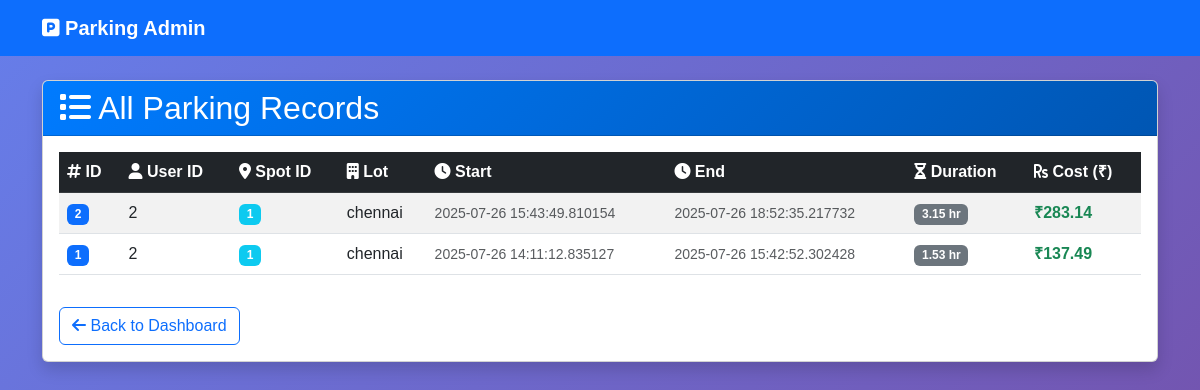
Page /admin/reservations on the earlier database version.
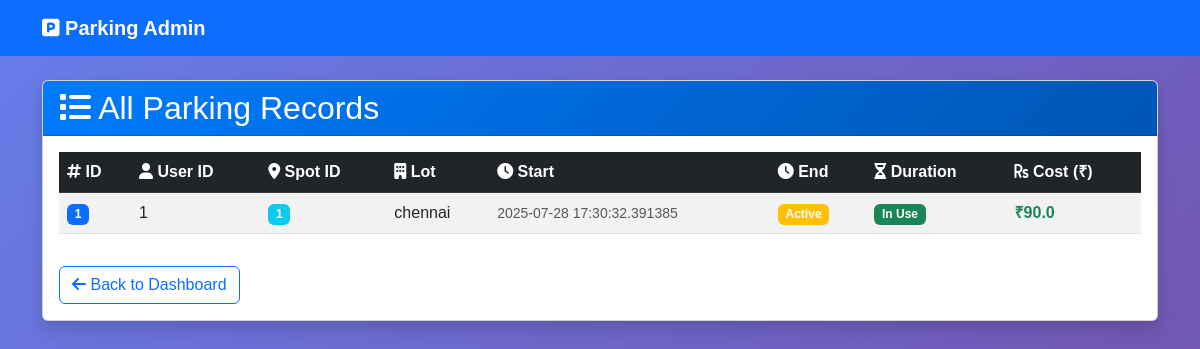
Same page on the later database version.
### models/model.py (models this page shows)
class Reservation(db.Model):
    id = db.Column(db.Integer, primary_key=True)
    spot_id = db.Column(db.Integer, db.ForeignKey('parking_spot.id'), nullable=False)
    user_id = db.Column(db.Integer, db.ForeignKey('user.id'), nullable=False)
    parking_timestamp = db.Column(db.DateTime, default=datetime.utcnow)
    leaving_timestamp = db.Column(db.DateTime, nullable=True)
    parking_cost = db.Column(db.Float)

class ParkingLot(db.Model):
    id = db.Column(db.Integer, primary_key=True)
    prime_location_name = db.Column(db.String(100), nullable=False)
    price_per_hour = db.Column(db.Float, nullable=False)
    address = db.Column(db.String(200))
    pin_code = db.Column(db.String(10))
    maximum_number_of_spots = db.Column(db.Integer, nullable=False)
    spots = db.relationship('ParkingSpot', backref='lot', cascade='all, delete', lazy=True)

### controllers/admin_routes.py (the view)
    @app.route("/admin/reservations")
    def all_reservations():
        reservations = Reservation.query.order_by(Reservation.parking_timestamp.desc()).all()
        return render_template("all_reservations.html", reservations=reservations)

### templates/all_reservations.html (shortened to what this page needs)
<!DOCTYPE html>
<html>
<head>
    <link href="https://cdn.jsdelivr.net/npm/bootstrap@5.3.0/dist/css/bootstrap.min.css" rel="stylesheet">
    <link href="https://cdnjs.cloudflare.com/ajax/libs/font-awesome/6.0.0/css/all.min.css" rel="stylesheet">
    <link href="{{ url_for('static', filename='css/styles.css') }}" rel="stylesheet">
</head>
<body>
    <nav class="navbar navbar-expand-lg navbar-dark bg-primary mb-4">
        <div class="container">
            <a class="navbar-brand" href="/admin">
                <i class="fas fa-parking"></i> Parking Admin
            </a>
        </div>
    </nav>
    <div class="container mb-5">
        <div class="card shadow">
            <div class="card-header">
                <h2 class="mb-0"><i class="fas fa-list"></i> All Parking Records</h2>
            </div>
            <div class="card-body">
                <div class="table-responsive">
                    <table class="table table-striped table-hover">
                        <thead class="table-dark">
                            <tr>
                                <th><i class="fas fa-hashtag"></i> ID</th>
                                <th><i class="fas fa-user"></i> User ID</th>
                                <th><i class="fas fa-map-marker-alt"></i> Spot ID</th>
                                <th><i class="fas fa-building"></i> Lot</th>
                                <th><i class="fas fa-clock"></i> Start</th>
                                <th><i class="fas fa-clock"></i> End</th>
                                <th><i class="fas fa-hourglass-half"></i> Duration</th>
                                <th><i class="fas fa-rupee-sign"></i> Cost (₹)</th>
                            </tr>
                        </thead>
                        <tbody>
                            {% for r in reservations %}
                            <tr>
                                <td><span class="badge bg-primary">{{ r.id }}</span></td>
                                <td>{{ r.user_id }}</td>
                                <td><span class="badge bg-info">{{ r.spot_id }}</span></td>
                                <td>{{ r.spot.lot.prime_location_name }}</td>
                                <td><small class="text-muted">{{ r.parking_timestamp }}</small></td>
                                <td>
                                    {% if r.leaving_timestamp %}
                                        <small class="text-muted">{{ r.leaving_timestamp }}</small>
                                    {% else %}
                                        <span class="badge bg-warning">Active</span>
                                    {% endif %}
                                </td>
                                <td>
                                    {% if r.leaving_timestamp %}
                                        {% set duration = (r.leaving_timestamp - r.parking_timestamp).total_seconds() / 3600 %}
                                        <span class="badge bg-secondary">{{ duration|round(2) }} hr</span>
                                    {% else %}
                                        <span class="badge bg-success">In Use</span>
                                    {% endif %}
                                </td>
                                <td>
                                    {% if r.parking_cost %}
                                        <strong class="text-success">₹{{ r.parking_cost }}</strong>
                                    {% else %}
                                        <span class="text-muted">-</span>
                                    {% endif %}
                                </td>
                            </tr>
                            {% endfor %}
                        </tbody>
                    </table>
                </div>
                <div class="mt-3">
                    <a href="/admin" class="btn btn-outline-primary">
                        <i class="fas fa-arrow-left"></i> Back to Dashboard
                    </a>
                </div>
            </div>
        </div>
    </div>
</body>
</html>

### static/styles.css (style rules this page uses)
body { background: linear-gradient(135deg, #667eea 0%, #764ba2 100%); min-height: 100vh; font-family: 'Arial', sans-serif; }
.navbar-brand { font-weight: bold; }
.card-header { background: linear-gradient(135deg, #007bff, #0056b3); color: white; }

Differences in the rows shown:
removed Reservation: id "2", user_id "2", spot_id "1", spot.lot.prime_location_name "chennai", parking_timestamp "2025-07-26 15:43:49.810154", leaving_timestamp "2025-07-26 18:52:35.217732", duration "3.15", parking_cost "283.14"
changed Reservation "chennai": user_id "2" → "1"; parking_timestamp "2025-07-26 14:11:12.835127" → "2025-07-28 17:30:32.391385"; parking_cost "137.49" → "90.0"; leaving_timestamp "2025-07-26 15:42:52.302428" → (not shown); duration "1.53" → (not shown); leaving_timestamp "hr" → "Active In Use"
